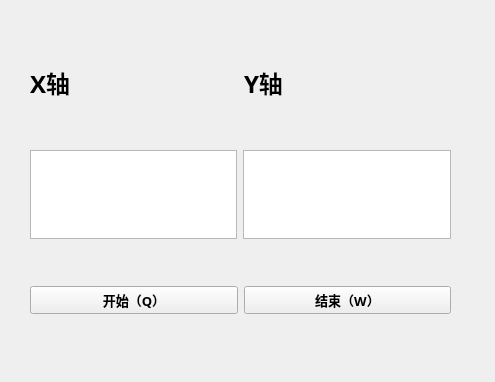
<?xml version="1.0" encoding="UTF-8"?>
<ui version="4.0">
 <class>Form</class>
 <widget class="QWidget" name="Form">
  <property name="geometry">
   <rect>
    <x>0</x>
    <y>0</y>
    <width>495</width>
    <height>382</height>
   </rect>
  </property>
  <property name="windowTitle">
   <string>鼠标位置</string>
  </property>
  <widget class="QWidget" name="horizontalLayoutWidget">
   <property name="geometry">
    <rect>
     <x>30</x>
     <y>150</y>
     <width>421</width>
     <height>89</height>
    </rect>
   </property>
   <layout class="QHBoxLayout" name="middle">
    <item>
     <widget class="QTextEdit" name="x_textEdit">
      <property name="font">
       <font>
        <family>Adobe Arabic</family>
        <pointsize>24</pointsize>
        <weight>75</weight>
        <italic>true</italic>
        <bold>true</bold>
       </font>
      </property>
     </widget>
    </item>
    <item>
     <widget class="QTextEdit" name="y_textEdit">
      <property name="font">
       <font>
        <family>Adobe Arabic</family>
        <pointsize>24</pointsize>
        <weight>75</weight>
        <italic>true</italic>
        <bold>true</bold>
       </font>
      </property>
     </widget>
    </item>
   </layout>
  </widget>
  <widget class="QWidget" name="horizontalLayoutWidget_2">
   <property name="geometry">
    <rect>
     <x>30</x>
     <y>47</y>
     <width>421</width>
     <height>71</height>
    </rect>
   </property>
   <layout class="QHBoxLayout" name="top">
    <item>
     <widget class="QLabel" name="x_label">
      <property name="font">
       <font>
        <family>Adobe Arabic</family>
        <pointsize>18</pointsize>
        <weight>75</weight>
        <bold>true</bold>
       </font>
      </property>
      <property name="layoutDirection">
       <enum>Qt::LeftToRight</enum>
      </property>
      <property name="text">
       <string>X轴</string>
      </property>
     </widget>
    </item>
    <item>
     <widget class="QLabel" name="y_label">
      <property name="font">
       <font>
        <family>Adobe Arabic</family>
        <pointsize>18</pointsize>
        <weight>75</weight>
        <bold>true</bold>
       </font>
      </property>
      <property name="text">
       <string>Y轴</string>
      </property>
     </widget>
    </item>
   </layout>
  </widget>
  <widget class="QWidget" name="horizontalLayoutWidget_3">
   <property name="geometry">
    <rect>
     <x>30</x>
     <y>260</y>
     <width>421</width>
     <height>80</height>
    </rect>
   </property>
   <layout class="QHBoxLayout" name="bottom">
    <item>
     <widget class="QPushButton" name="start_pushButton">
      <property name="font">
       <font>
        <family>Adobe Arabic</family>
        <pointsize>10</pointsize>
        <weight>75</weight>
        <bold>true</bold>
       </font>
      </property>
      <property name="text">
       <string>开始（Q）</string>
      </property>
      <property name="shortcut">
       <string>Q</string>
      </property>
      <property name="autoDefault">
       <bool>false</bool>
      </property>
     </widget>
    </item>
    <item>
     <widget class="QPushButton" name="end_pushButton">
      <property name="font">
       <font>
        <family>Adobe Arabic</family>
        <pointsize>10</pointsize>
        <weight>75</weight>
        <bold>true</bold>
       </font>
      </property>
      <property name="text">
       <string>结束（W）</string>
      </property>
      <property name="shortcut">
       <string>W</string>
      </property>
     </widget>
    </item>
   </layout>
  </widget>
 </widget>
 <resources/>
 <connections/>
</ui>
